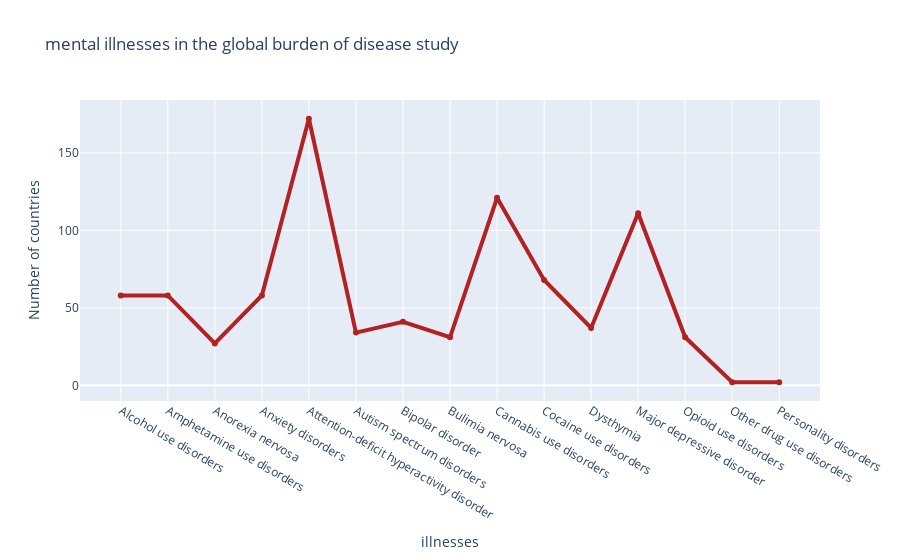

The code cell stored with this chart in its notebook:
### Markdown cell above
The line chart depicts the frequency of depressive symptoms experienced by the U.S. population:
1. "Psychomotor agitation" is the symptom reported most frequently for "more than half the days" and "several days."
2. "Low self-esteem" occurs most frequently "nearly every day."
3. "Appetite change" and "Low energy" are the least frequently reported symptoms across all frequency categories.
4. There is a marked peak in "Difficulty concentrating" and "Sleep problems" for "several days."
5. Symptoms like "Depressed mood" and "Loss of interest" show moderate frequency across all categories.

### Code cell
x = ["Alcohol use disorders", "Amphetamine use disorders", "Anorexia nervosa", "Anxiety disorders",
     "Attention-deficit hyperactivity disorder", "Autism spectrum disorders", "Bipolar disorder",
     "Bulimia nervosa", "Cannabis use disorders", "Cocaine use disorders", "Dysthymia","Major depressive disorder",
    "Opioid use disorders", "Other drug use disorders", "Personality disorders"]

fig = go.Figure()
# Create and style traces
fig.add_trace(go.Scatter(x=x, y=df4["Number of countries with primary data on prevalence of mental disorders"],
                         name='Nearly every day',
                         line=dict(color='firebrick', width=4)))


# Edit the layout
fig.update_layout(title='mental illnesses in the global burden of disease study',
                   xaxis_title='illnesses',
                   yaxis_title='Number of countries')


fig.show()

### Figure 1 — Plotly figure (JSON) as saved in the notebook; plotly's stock layout.template omitted (floating-point values rounded to 4 significant figures)
{"data": [{"line": {"color": "firebrick", "width": 4}, "name": "Nearly every day", "type": "scatter", "x": ["Alcohol use disorders", "Amphetamine use disorders", "Anorexia nervosa", "Anxiety disorders", "Attention-deficit hyperactivity disorder", "Autism spectrum disorders", "Bipolar disorder", "Bulimia nervosa", "Cannabis use disorders", "Cocaine use disorders", "Dysthymia", "Major depressive disorder", "Opioid use disorders", "Other drug use disorders", "Personality disorders"], "y": [58, 58, 27, 58, 172, 34, 41, 31, 121, 68, 37, 111, 31, 2, 2]}], "layout": {"title": {"text": "mental illnesses in the global burden of disease study"}, "xaxis": {"title": {"text": "illnesses"}}, "yaxis": {"title": {"text": "Number of countries"}}}}
